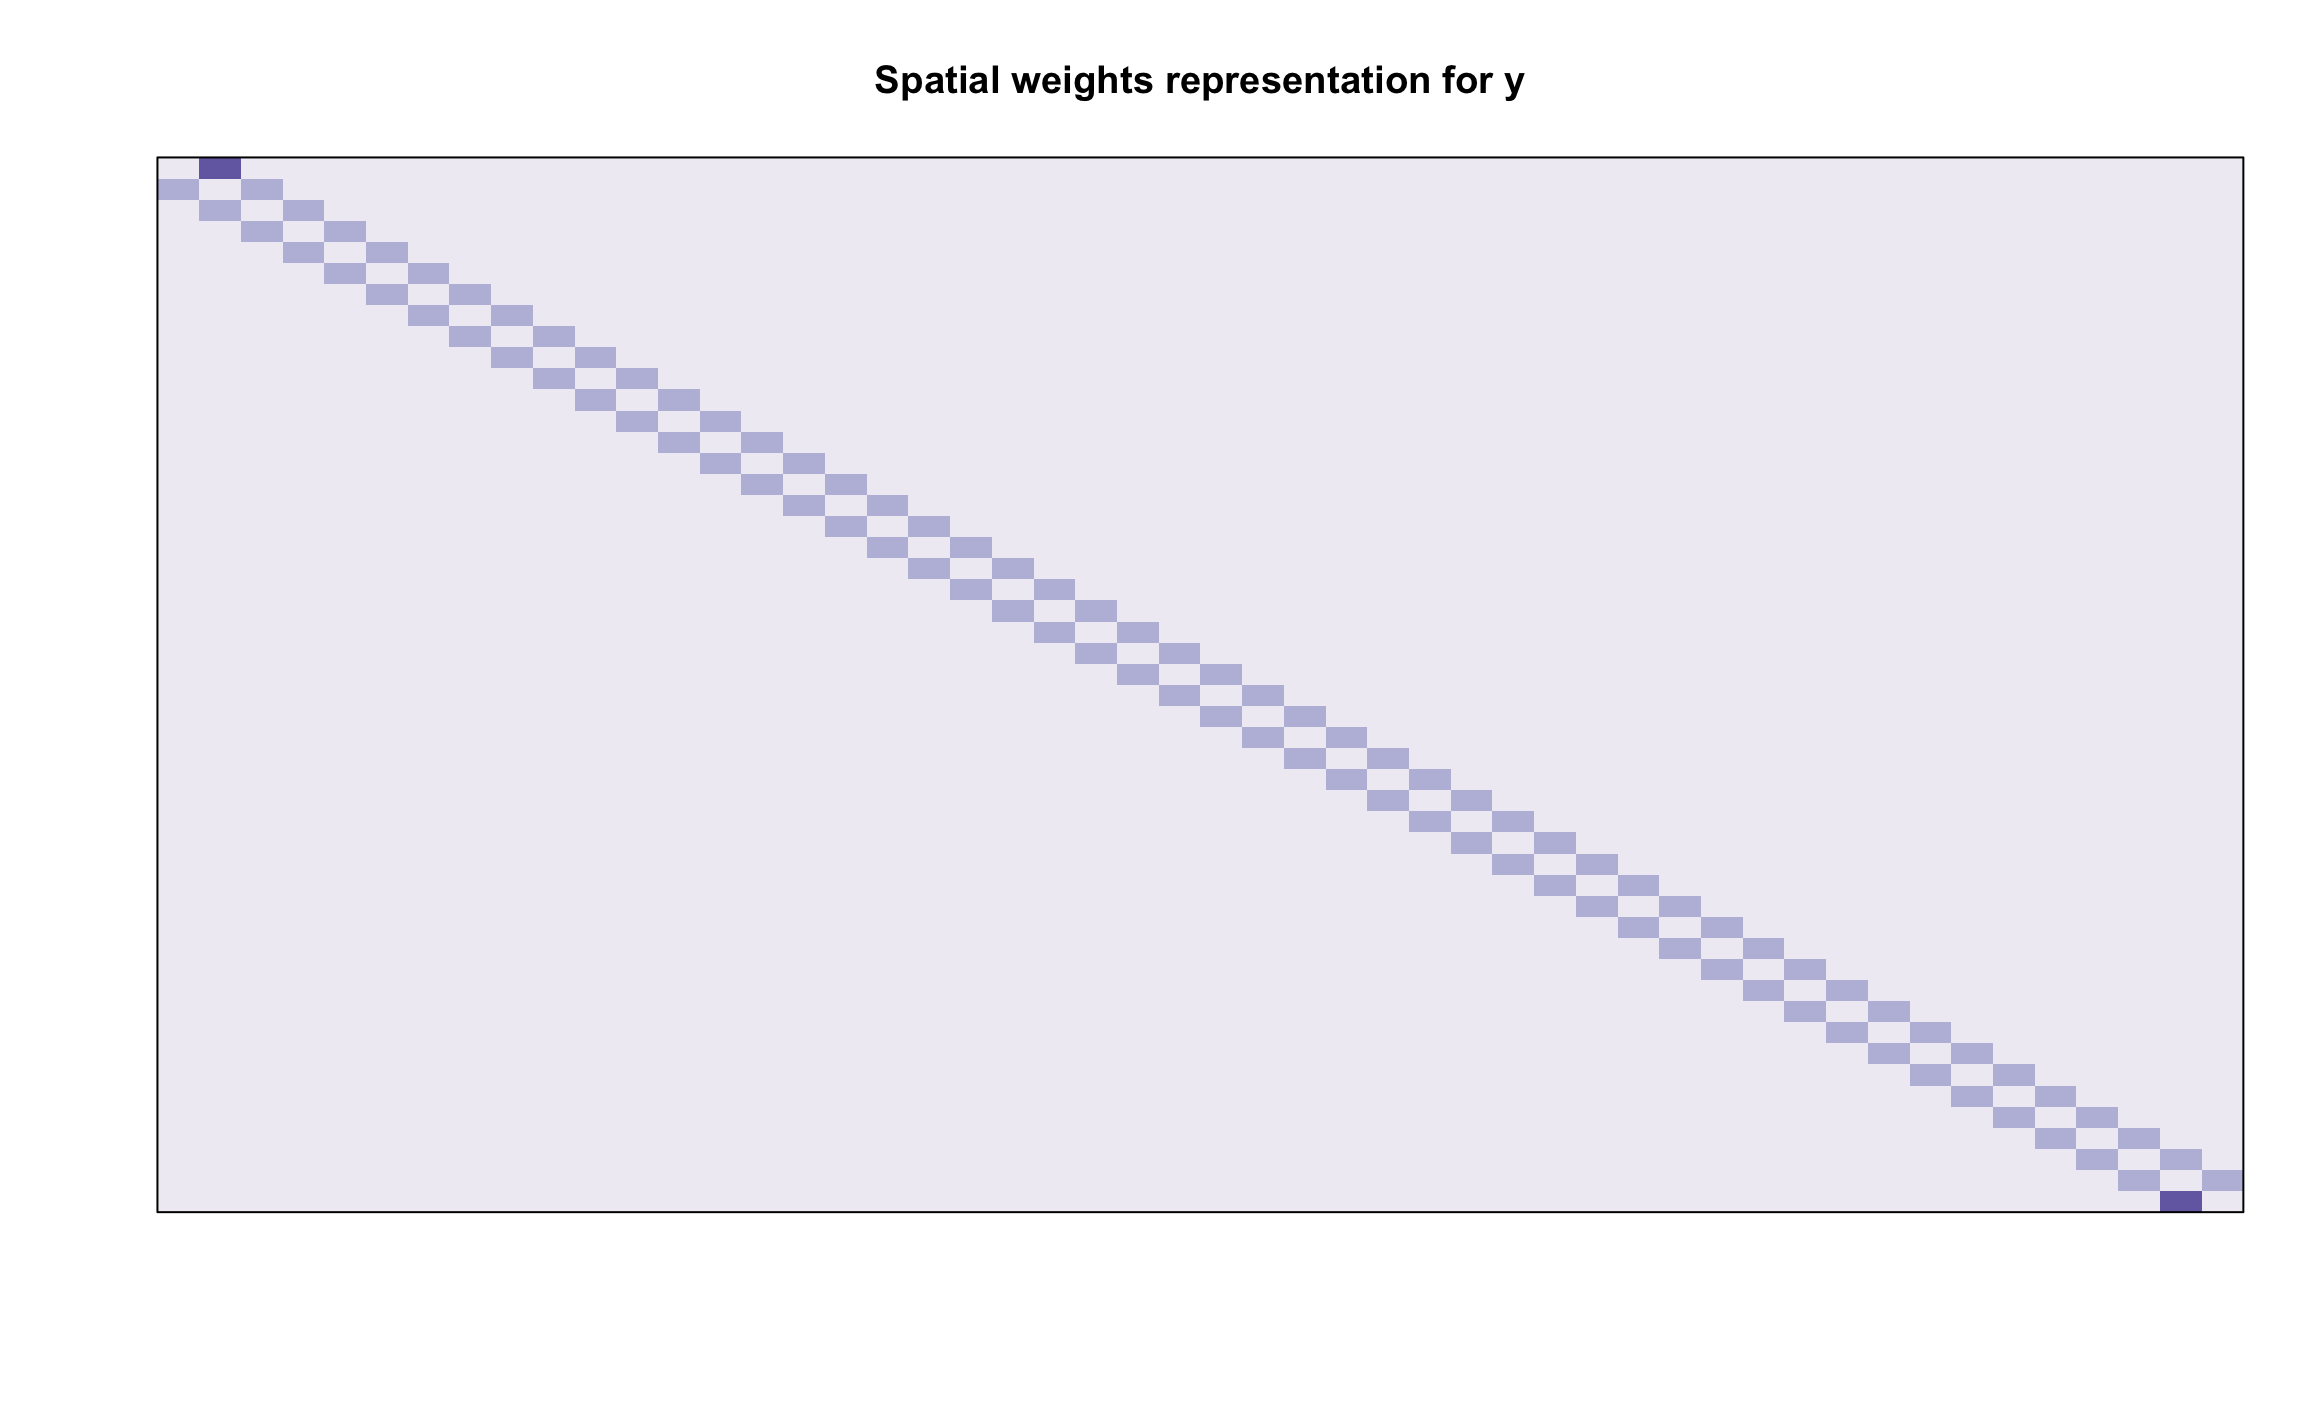

Generate this figure with R:
library(sna)
library(RColorBrewer)
library(mvtnorm)
library(spatialreg)




set.seed(743435)




function_01 <- function(n) {
  
  C <- matrix(0, n, n)
  
  C[1, 2] <- 1
  C[n, n-1] <- 1
  
  for (i in 2:(n-1)) {
    
    C[i, i-1] <- 1
    C[i, i+1] <- 1
    
  }
  
  return(C)
  
}

function_02 <- function(data, first, last, deviate) {
  
  y <- data
  
  y[first:last] <- y[first:last] + deviate
  
  return(y)
  
}

# function_mvnd <- function(x, p, mu, Sigma) {
#   
#   f <- exp(-0.5 * t(x - mu) %*% solve(Sigma) %*% (x - mu))
#   f <- f / ((2 * pi)^(p / 2) * det(Sigma)^0.5)
#   
#   return(f)
#   
# }







n <- 50
C <- function_01(n)
W <- sna::make.stochastic(dat = C, mode = "row")

p <- 1
X <- mvtnorm::rmvnorm(n = n, mean = rep(0, p), sigma = diag(p))

rho_0 <- 0.5
A_0 <- spatialreg::invIrW(x = W, rho = rho_0)

sigma2_0 <- 0.5
e_0 <- rnorm(n, 0, sqrt(sigma2_0))

beta_0 <- rep(0.5, p)
y_0 <- A_0 %*% X %*% beta_0 + A_0 %*% e_0

y <- function_02(y_0, 25, 25, 3 * sqrt(sigma2_0))





image(1:n, 1:n, t(W[, n:1]),
      breaks = c(0, 0.25, 0.75, 1),
      col = RColorBrewer::brewer.pal(3, "Purples"),
      main = "Spatial weights representation for y",
      axes = FALSE,
      xlab = "", ylab = "")
box()
